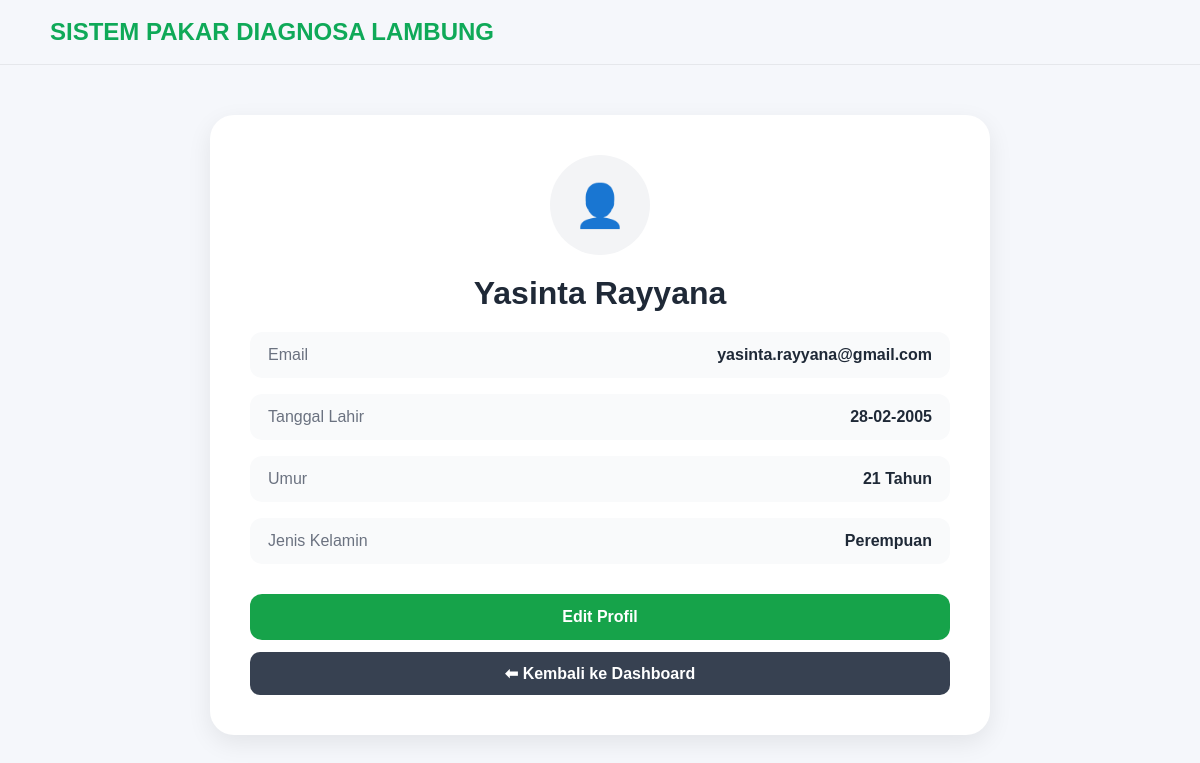
The app's page /profile (signed in), older data.
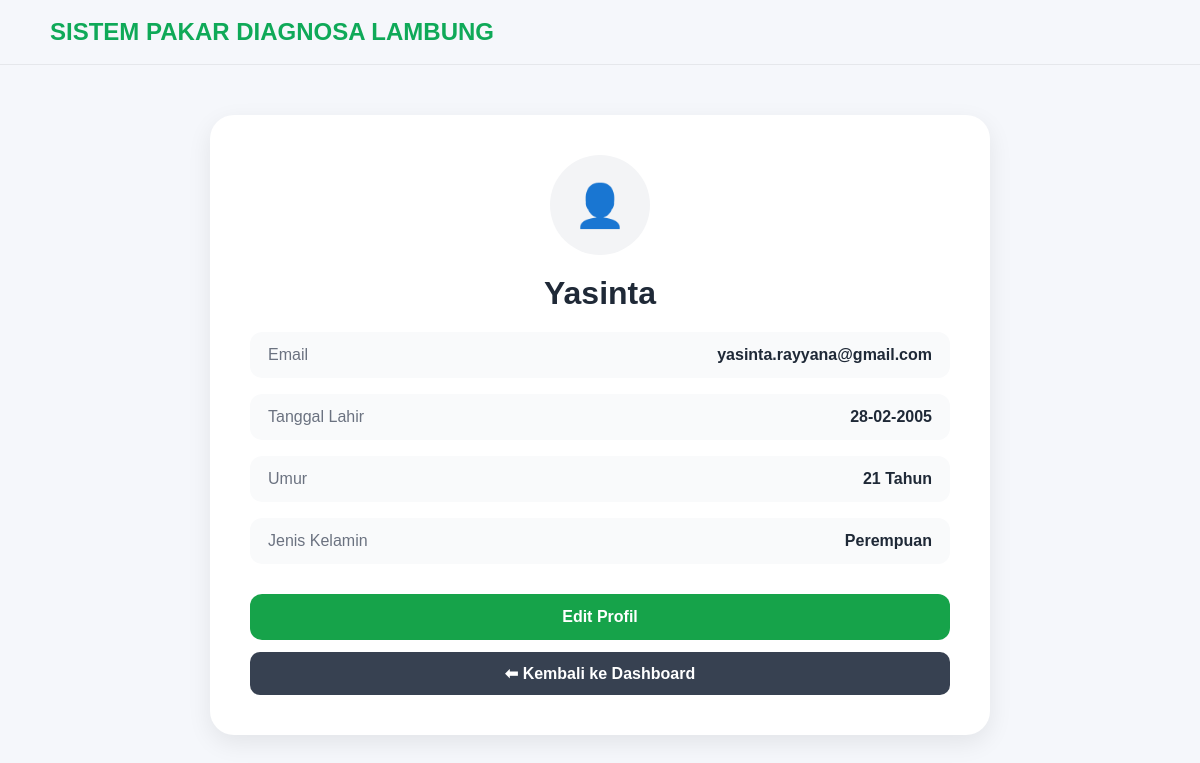
The same page, newer data.
### models/user_model.py (models this page shows, shortened)
class User(db.Model):
    __tablename__ = "user"
    id = db.Column(
        db.Integer,
        primary_key=True
    )
    nama = db.Column(
        db.String(150),
        nullable=False
    )
    tanggal_lahir = db.Column(
        db.Date,
        nullable=False
    )
    umur = db.Column(
        db.Integer,
        nullable=False
    )
    riwayat_penyakit = db.Column(
        db.Text,
        nullable=True
    )
    jenis_kelamin = db.Column(
        db.String(20),
        nullable=False
    )
    email = db.Column(
        db.String(120),
        unique=True,
        nullable=False
    )
    password = db.Column(
        db.String(255),
        nullable=False
    )
    is_verified = db.Column(
        db.Boolean,
        default=False
    )
    otp_code = db.Column(
        db.String(6),
        nullable=True
    )
    histories = db.relationship(
        "DiagnosisHistory",
        backref="user",
        lazy=True,
        cascade=
        "all, delete-orphan"
    )

### routes/auth_routes.py (the view)
@auth.route("/profile")
def profile():
    if not session.get("user_id"):
        return redirect(
            url_for("auth.login")
        )
    user = User.query.get(
        session["user_id"]
    )
    return render_template(
        "profile.html",
        user=user
    )

### app.py (called while the page is built)
def create_app():
    app = Flask(__name__)
    app.config.from_object(Config)
    db.init_app(app)
    mail.init_app(app)
    app.register_blueprint(diagnosa)
    app.register_blueprint(auth)
    @app.context_processor
    def inject_user():
        user_id = session.get("user_id")
        user = User.query.get(user_id) if user_id else None
        return dict(user=user)
    with app.app_context():
        db.create_all()
    return app

### templates/profile.html (shortened to what this page needs)
{% extends "base.html" %}
{% block content %}
<div class="profile-container">
    <div class="profile-card">
        <div class="profile-avatar">
            👤
        </div>
        <h1>{{ user.nama }}</h1>
        <div class="profile-info">
            <div class="info-row">
                <span>Email</span>
                <strong>{{ user.email }}</strong>
            </div>
            <div class="info-row">
                <span>Tanggal Lahir</span>
                <strong>{{ user.tanggal_lahir.strftime('%d-%m-%Y') }}</strong>
            </div>
            <div class="info-row">
                <span>Umur</span>
                <strong>{{ user.umur }} Tahun</strong>
            </div>
            <div class="info-row">
                <span>Jenis Kelamin</span>
                <strong>{{ user.jenis_kelamin }}</strong>
            </div>
        </div>
        <a href="{{ url_for('auth.edit_profile') }}"
           class="edit-profile-btn">
            Edit Profil
        </a>
        <a href="{{ url_for('diagnosa.dashboard') }}"
          class="back-dashboard-btn">
            ⬅ Kembali ke Dashboard
        </a>
    </div>
</div>
{% endblock %}

Row changes from the older to the newer data that the page shows:
changed User "yasinta.rayyana@gmail.com": nama "Yasinta Rayyana" → "Yasinta"
